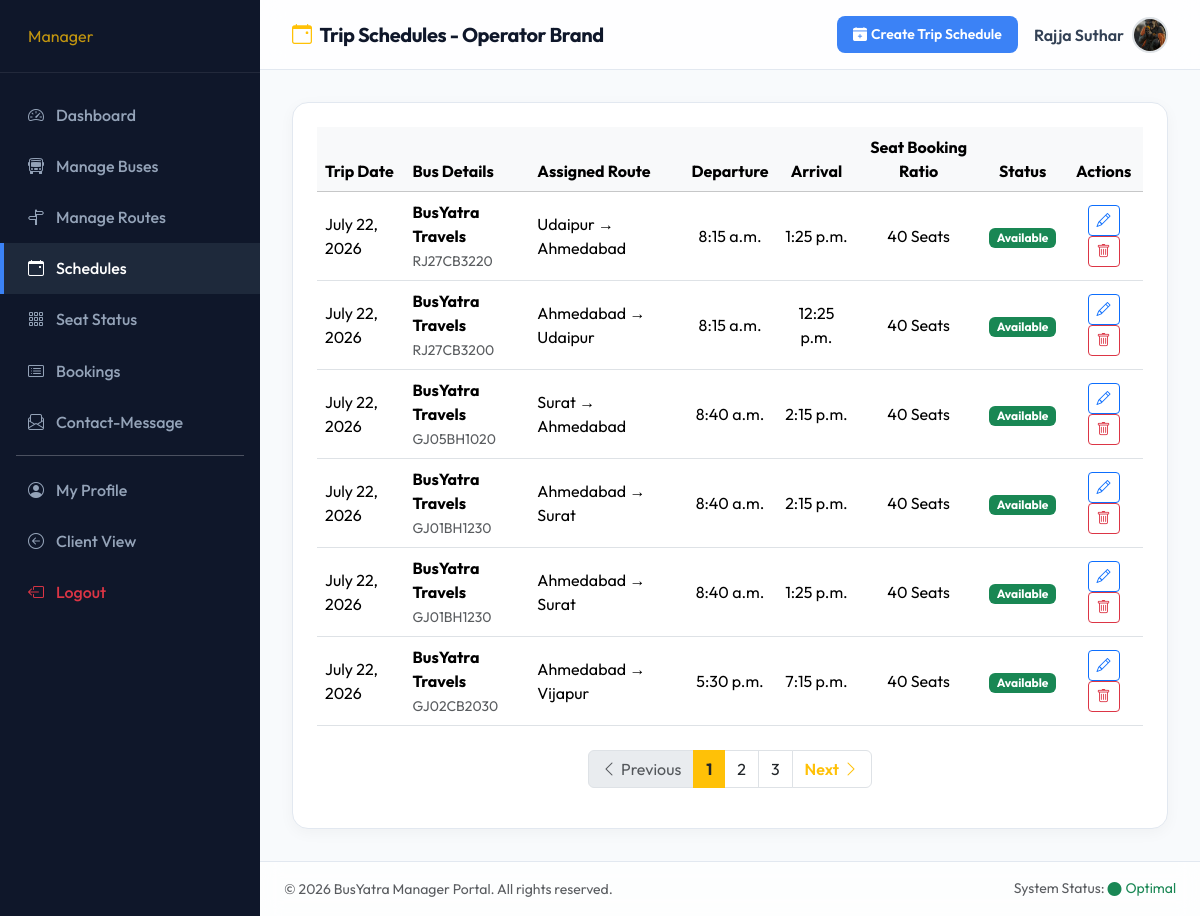
Page /manager-schedules/ (signed in) on the committed database.
### Bus/models.py (models this page shows, shortened)
class User(models.Model):
    name = models.CharField(max_length=100)
    email = models.EmailField(unique=True)
    phone = models.CharField(max_length=15, unique=True)
    password = models.CharField(max_length=100)
    profile =models.ImageField(default='', upload_to='profile/')
    usertype = models.CharField(max_length=20, default="customer")

class Schedule(models.Model):
    bus = models.ForeignKey(Bus, on_delete=models.CASCADE)
    journey_date = models.DateField()
    departure_time = models.TimeField()
    arrival_time = models.TimeField()
    STATUS_CHOICES = [
        ('Available', 'Available'),
        ('Cancelled', 'Cancelled'),
    ]
    status = models.CharField(max_length=20, choices=STATUS_CHOICES, default='Available')

class Bus(models.Model):
    manager = models.ForeignKey(User, on_delete=models.CASCADE)
    bus_name = models.CharField(max_length=100)
    bus_number = models.CharField(max_length=20)
    bus_type = models.CharField(max_length=20)
    source = models.CharField(max_length=100)
    destination = models.CharField(max_length=100)
    departure_time = models.TimeField()
    arrival_time = models.TimeField()
    total_seats = models.IntegerField()
    available_seats = models.IntegerField()
    fare = models.DecimalField(max_digits=10, decimal_places=2)
    image = models.ImageField(default='', upload_to='bus/')

### Bus/views.py (the view, shortened to what this page needs)
# urls.py: path('manager-schedules/', views.manager_schedules, name='manager_schedules'),
def manager_schedules(request):
    manager = get_manager_user(request)
    if not manager:
        return redirect('login')
    buses = Bus.objects.filter(manager=manager)
    schedules_list = Schedule.objects.filter(bus__in=buses).order_by('-journey_date')
    paginator = Paginator(schedules_list, 6)
    page = request.GET.get('page', 1)
    try:
        schedules = paginator.page(page)
    except PageNotAnInteger:
        schedules = paginator.page(1)
    except EmptyPage:
        schedules = paginator.page(paginator.num_pages)
    context = {
        'schedules': schedules,
        'page_obj': schedules,
        'buses': buses
    }
    return render(request, 'manager-schedules.html', context)

### Bus/context_processors.py (called while the page is built)
def login_user(request):
    email = request.session.get('email')
    if email:
        try:
            user = User.objects.get(email=email)
            return {'login_user': user}
        except User.DoesNotExist:
            pass
    return {'login_user': None}

### Bus/views.py (called while the page is built)
def get_manager_user(request):
    try:
        return get_logged_in_user(request, 'manager')
    except Exception as e:
        logger.error(f"Error in get_manager_user: {e}")
        return None

def get_logged_in_user(request, usertype):
    email = request.session.get('email')
    if not email:
        return None
    try:
        return User.objects.get(email=email, usertype=usertype)
    except User.DoesNotExist:
        return None

### Bus/templates/manager-schedules.html (shortened to what this page needs)
{% load static %}
<!DOCTYPE html>
<html lang="en">
<head>
    <link href="https://cdn.jsdelivr.net/npm/bootstrap@5.3.2/dist/css/bootstrap.min.css" rel="stylesheet">
    <link href="https://cdn.jsdelivr.net/npm/bootstrap-icons@1.11.2/font/bootstrap-icons.min.css" rel="stylesheet">
    <link rel="stylesheet" href="{% static 'assets/css/style.css' %}">
</head>
<body>
    <div class="admin-wrapper">
        <nav class="admin-sidebar">
            <div class="sidebar-header">
                <span class="fs-6 text-warning ms-1 opacity-75">Manager</span>
            </div>
            <div class="nav flex-column mt-3">
                <a href="{% url 'manager_dashboard' %}" class="nav-link" id="sidebar-dashboard"><i
                        class="bi bi-speedometer2"></i>Dashboard</a>
                <a href="{% url 'manager_buses' %}" class="nav-link" id="sidebar-buses"><i
                        class="bi bi-bus-front"></i>Manage Buses</a>
                <a href="{% url 'manager_routes' %}" class="nav-link" id="sidebar-routes"><i
                        class="bi bi-signpost-split"></i>Manage Routes</a>
                <a href="{% url 'manager_schedules' %}" class="nav-link active" id="sidebar-schedules"><i
                        class="bi bi-calendar-event"></i>Schedules</a>
                <a href="{% url 'manager_seats' %}" class="nav-link" id="sidebar-seats"><i
                        class="bi bi-grid-3x3-gap"></i>Seat Status</a>
                <a href="{% url 'manager_bookings' %}" class="nav-link" id="sidebar-bookings"><i
                        class="bi bi-card-list"></i>Bookings</a>
                <a href="{% url 'contact_message' %}" class="nav-link" id="sidebar-contact"><i
                        class="bi bi-envelope-paper"></i>Contact-Message</a>
                <hr class="text-white opacity-25 my-2 mx-3">
                <a href="{% url 'manager_profile' %}" class="nav-link" id="sidebar-profile"><i
                        class="bi bi-person-circle"></i>My Profile</a>
                <a href="{% url 'index' %}" class="nav-link"><i class="bi bi-arrow-left-circle"></i>Client View</a>
                <a href="{% url 'logout' %}" class="nav-link text-danger mt-auto"><i
                        class="bi bi-box-arrow-left"></i>Logout</a>
            </div>
        </nav>
        <div class="admin-content d-flex flex-column">
            <header class="admin-header d-flex justify-content-between align-items-center">
                <h5 class="mb-0 text-navy-dark fw-bold"><i class="bi bi-calendar-event text-warning me-2"></i>Trip
                    Schedules - <span id="operatorBrandName">Operator Brand</span></h5>
                <div class="d-flex align-items-center gap-3">
                    <button class="btn btn-primary-custom btn-sm rounded-3 py-2 px-3 fw-semibold text-white"
                        data-bs-toggle="modal" data-bs-target="#addScheduleModal">
                        <i class="bi bi-calendar-plus-fill me-1"></i>Create Trip Schedule
                    </button>
                    <div class="d-flex align-items-center gap-2">
                        <span class="fw-semibold text-navy-dark">{{ login_user.name }}</span>
                        {% if login_user.profile and login_user.profile.name %}
                        <img src="{{ login_user.profile.url }}" width="36" height="36"
                            class="rounded-circle border border-2 object-fit-cover">
                        {% else %}
                        <div class="profile-img-container m-0 bg-warning text-dark d-flex align-items-center justify-content-center"
                            style="width:36px; height:36px; font-size:0.95rem; font-weight:700; border-radius: 50%;">{{
                            login_user.name|slice:":2"|upper }}</div>
                        {% endif %}
                    </div>
                </div>
            </header>
            <main class="admin-body">
                <div class="card card-custom p-4">
                    <div class="table-responsive">
                        <table class="table align-middle" id="schedulesTable">
                            <thead class="table-light">
                                <tr>
                                    <th>Trip Date</th>
                                    <th>Bus Details</th>
                                    <th>Assigned Route</th>
                                    <th class="text-center">Departure</th>
                                    <th class="text-center">Arrival</th>
                                    <th class="text-center">Seat Booking Ratio</th>
                                    <th class="text-center">Status</th>
                                    <th class="text-center">Actions</th>
                                </tr>
                            </thead>
                            <tbody id="schedulesTableBody">
                                {% for s in schedules %}
                                <tr>
                                    <td>{{ s.journey_date }}</td>
                                    <td>
                                        <strong>{{ s.bus.bus_name }}</strong><br />
                                        <small class="text-muted">{{ s.bus.bus_number }}</small>
                                    </td>
                                    <td>{{ s.bus.source }} → {{ s.bus.destination }}</td>
                                    <td class="text-center">{{ s.departure_time }}</td>
                                    <td class="text-center">{{ s.arrival_time }}</td>
                                    <td class="text-center">{{ s.bus.total_seats }} Seats</td>
                                    <td class="text-center">
                                        {% if s.status == 'Available' %}
                                        <span class="badge bg-success">Available</span>
                                        {% else %}
                                        <span class="badge bg-danger">Cancelled</span>
                                        {% endif %}
                                    </td>
                                    <td class="text-center">
                                        <a href="{% url 'edit_schedule' s.id %}"
                                            class="btn btn-sm btn-outline-primary"><i class="bi bi-pencil"></i></a>
                                        <a href="{% url 'delete_schedule' s.id %}" class="btn btn-sm btn-outline-danger"
                                            onclick="return confirm('Are you sure you want to delete this schedule?')"><i
                                                class="bi bi-trash"></i></a>
                                    </td>
                                </tr>
                                {% empty %}
                                <tr>
                                    <td colspan="8" class="text-center text-muted">No scheduled trips found.</td>
                                </tr>
                                {% endfor %}
                            </tbody>
                        </table>
                        {% if page_obj.paginator.num_pages > 1 %}
                        <nav aria-label="Page navigation" class="mt-4 mb-3">
                            <ul class="pagination justify-content-center mb-0">
                                {% if page_obj.has_previous %}
                                    <li class="page-item">
                                        <a class="page-link shadow-none fw-semibold text-warning" href="?page={{ page_obj.previous_page_number }}{% if search_query %}&search={{ search_query }}{% endif %}" aria-label="Previous">
                                            <i class="bi bi-chevron-left me-1"></i>Previous
                                        </a>
                                    </li>
                                {% else %}
                                    <li class="page-item disabled">
                                        <span class="page-link shadow-none text-muted"><i class="bi bi-chevron-left me-1"></i>Previous</span>
                                    </li>
                                {% endif %}
                                {% for num in page_obj.paginator.page_range %}
                                    {% if page_obj.number == num %}
                                        <li class="page-item active" aria-current="page">
                                            <span class="page-link bg-warning text-dark fw-bold border-warning shadow-none">{{ num }}</span>
                                        </li>
                                    {% elif num > page_obj.number|add:'-3' and num < page_obj.number|add:'3' %}
                                        <li class="page-item">
                                            <a class="page-link shadow-none text-dark" href="?page={{ num }}{% if search_query %}&search={{ search_query }}{% endif %}">{{ num }}</a>
                                        </li>
                                    {% endif %}
                                {% endfor %}
                                {% if page_obj.has_next %}
                                    <li class="page-item">
                                        <a class="page-link shadow-none fw-semibold text-warning" href="?page={{ page_obj.next_page_number }}{% if search_query %}&search={{ search_query }}{% endif %}" aria-label="Next">
                                            Next<i class="bi bi-chevron-right ms-1"></i>
                                        </a>
                                    </li>
                                {% else %}
                                    <li class="page-item disabled">
                                        <span class="page-link shadow-none text-muted">Next<i class="bi bi-chevron-right ms-1"></i></span>
                                    </li>
                                {% endif %}
                            </ul>
                        </nav>
                        {% endif %}
                    </div>
                </div>
            </main>
            <footer
                class="admin-footer py-3 px-4 mt-auto text-muted small d-flex justify-content-between align-items-center">
                <div>&copy; 2026 BusYatra Manager Portal. All rights reserved.</div>
                <div>System Status: <span class="text-success"><i
                            class="bi bi-circle-fill fs-8 me-1 align-middle"></i>Optimal</span></div>
            </footer>
        </div>
    </div>
</body>
</html>

### Bus/static/assets/css/style.css (style rules this page uses)
:root { --navy-dark: #0F172A; --navy-light: #1E293B; --blue-primary: #3B82F6; --blue-hover: #2563EB; --blue-light: #EFF6FF; --amber-accent: #F59E0B; --amber-hover: #D97706; --amber-light: #FEF3C7; --green-success: #10B981; --green-hover: #059669; --green-light: #ECFDF5; --gray-bg: #F8FAFC; --gray-border: #E2E8F0; --text-main: #334155; --text-muted: #64748B; --transition-smooth: all 0.25s cubic-bezier(0.4, 0, 0.2, 1); --shadow-sm: 0 1px 3px 0 rgba(0, 0, 0, 0.05), 0 1px 2px 0 rgba(0, 0, 0, 0.02); --shadow-md: 0 4px 6px -1px rgba(0, 0, 0, 0.05), 0 2px 4px -1px rgba(0, 0, 0, 0.03); --shadow-lg: 0 10px 25px -5px rgba(0, 0, 0, 0.05), 0 8px 10px -6px rgba(0, 0, 0, 0.03); }
html, body { width: 100% !important; margin: 0 !important; padding: 0 !important; }
body { font-family: 'Outfit', sans-serif; color: var(--text-main); background-color: var(--gray-bg); overflow-x: hidden; }
h1, h2, h3, h4, h5, h6 { font-weight: 700; color: var(--navy-dark); letter-spacing: -0.02em; }
.btn-primary-custom { background-color: var(--blue-primary); color: #FFFFFF; font-weight: 600; padding: 0.75rem 1.5rem; border-radius: 12px; transition: var(--transition-smooth); border: none; }
.card-custom { background: #FFFFFF; border-radius: 16px; border: 1px solid #E2E8F0; box-shadow: 0 4px 15px rgba(0, 0, 0, 0.04); transition: transform 0.3s cubic-bezier(0.4, 0, 0.2, 1), box-shadow 0.3s cubic-bezier(0.4, 0, 0.2, 1); overflow: hidden; }
.admin-wrapper { display: flex; min-height: 100vh; }
.admin-sidebar { width: 260px; background-color: var(--navy-dark); color: #FFFFFF; transition: var(--transition-smooth); z-index: 100; }
.admin-sidebar .sidebar-header { padding: 1.5rem; border-bottom: 1px solid rgba(255, 255, 255, 0.08); }
.admin-sidebar .sidebar-header span { color: var(--blue-primary); }
.admin-sidebar .nav-link { color: #94A3B8; padding: 0.85rem 1.5rem; font-weight: 500; display: flex; align-items: center; gap: 0.75rem; border-radius: 0; border-left: 4px solid transparent; transition: var(--transition-smooth); }
.admin-sidebar .nav-link:hover, .admin-sidebar .nav-link.active { color: #FFFFFF; background-color: var(--navy-light); border-left-color: var(--blue-primary); }
.admin-content { flex: 1; background-color: var(--gray-bg); min-width: 0; }
.admin-header { background-color: rgba(255, 255, 255, 0.8) !important; backdrop-filter: blur(12px) saturate(180%); -webkit-backdrop-filter: blur(12px) saturate(180%); border-bottom: 1px solid var(--gray-border); padding: 1rem 2rem; position: sticky; top: 0; z-index: 1010; }
.admin-body { padding: 2rem; }
.admin-footer { background-color: rgba(255, 255, 255, 0.75) !important; backdrop-filter: blur(10px); -webkit-backdrop-filter: blur(10px); border-top: 1px solid var(--gray-border); }
body { top: 0px !important; position: static !important; margin-top: 0px !important; }

### rows in the picture
User: name "Rajja Suthar", profile (picture)
Schedule: journey_date "July 22, 2026", bus.bus_name "BusYatra Travels", bus.bus_number "RJ27CB3220", bus.source "Udaipur", bus.destination "Ahmedabad", departure_time "8:15 a.m.", arrival_time "1:25 p.m.", bus.total_seats "40", status "Available"
Schedule: journey_date "July 22, 2026", bus.bus_name "BusYatra Travels", bus.bus_number "RJ27CB3200", bus.source "Ahmedabad", bus.destination "Udaipur", departure_time "8:15 a.m.", arrival_time "12:25 p.m.", bus.total_seats "40", status "Available"
Schedule: journey_date "July 22, 2026", bus.bus_name "BusYatra Travels", bus.bus_number "GJ05BH1020", bus.source "Surat", bus.destination "Ahmedabad", departure_time "8:40 a.m.", arrival_time "2:15 p.m.", bus.total_seats "40", status "Available"
Schedule: journey_date "July 22, 2026", bus.bus_name "BusYatra Travels", bus.bus_number "GJ01BH1230", bus.source "Ahmedabad", bus.destination "Surat", departure_time "8:40 a.m.", arrival_time "2:15 p.m.", bus.total_seats "40", status "Available"
Schedule: journey_date "July 22, 2026", bus.bus_name "BusYatra Travels", bus.bus_number "GJ01BH1230", bus.source "Ahmedabad", bus.destination "Surat", departure_time "8:40 a.m.", arrival_time "1:25 p.m.", bus.total_seats "40", status "Available"
Schedule: journey_date "July 22, 2026", bus.bus_name "BusYatra Travels", bus.bus_number "GJ02CB2030", bus.source "Ahmedabad", bus.destination "Vijapur", departure_time "5:30 p.m.", arrival_time "7:15 p.m.", bus.total_seats "40", status "Available"

### other values in the picture
{{ num }} "1"
{{ num }} "2" "3"
